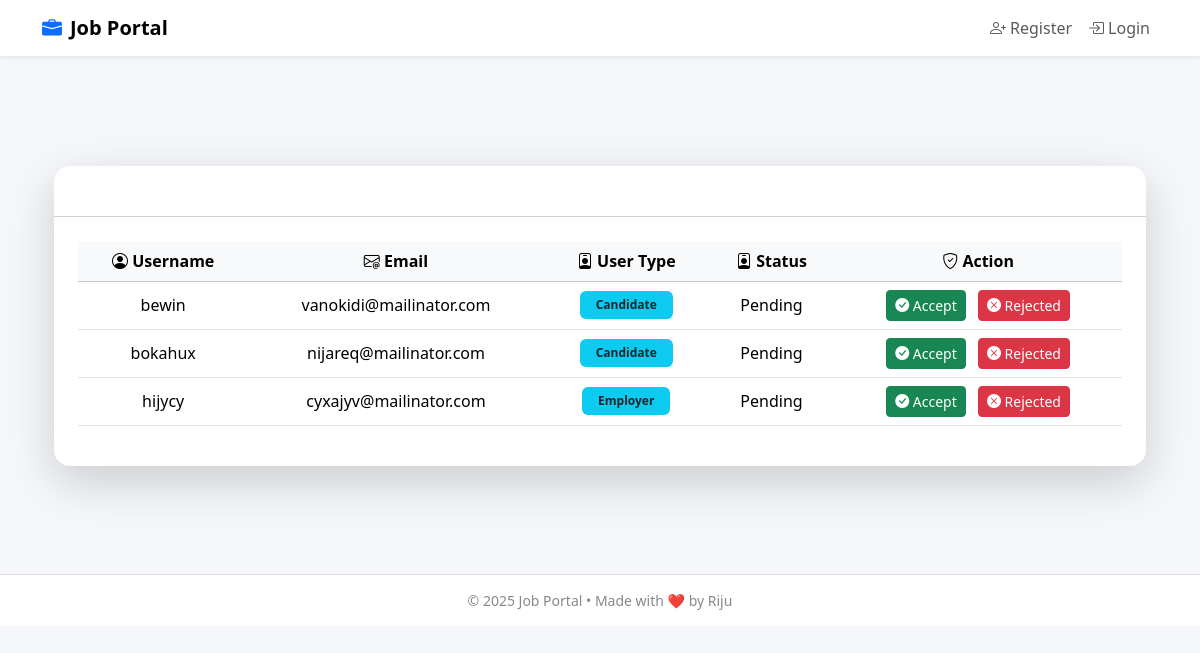
The app's page /pendingList/, older data.
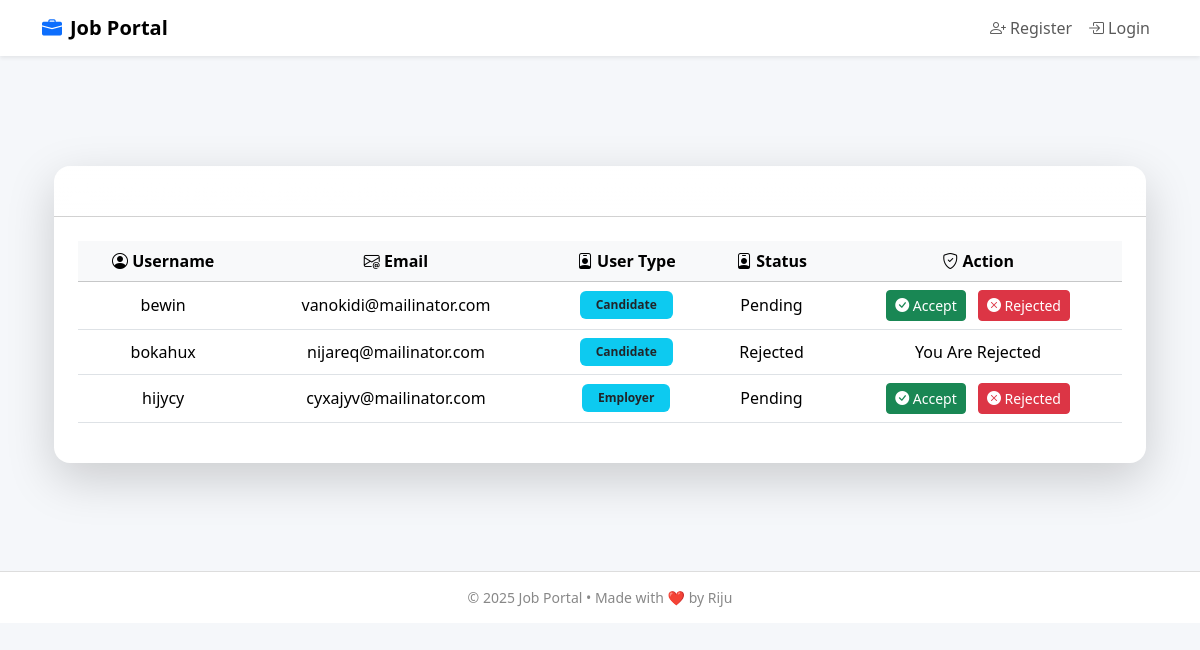
The same page, newer data.
### users_auth_app/models.py (models this page shows, shortened)
class PendingAccountModel(models.Model):
    username = models.CharField(max_length=100, null=True)
    email = models.EmailField(null=True)
    phone = models.CharField(max_length=15, null=True)
    user_types = models.CharField(choices=[
        ('Employer', 'Employer'),
        ('Candidate', 'Candidate'),
    ], max_length=10, null=True)
    pending_status = models.CharField(choices=[
        ('Pending', 'Pending'),
        ('Accept', 'Accept'),
        ('Rejected', 'Rejected'),
    ], max_length=10, null=True)

### users_auth_app/views.py (the view)
# urls.py: path('pendingList/',pendingList, name='pendingList'),
def pendingList(request):
    pendingUser = PendingAccountModel.objects.all()
    return render(request, 'pendingList.html',{'pendingUser':pendingUser})

### users_auth_app/templates/pendingList.html (shortened to what this page needs)
{% extends 'master/master.html' %}
{% block body %}
<div class="container mt-5">
  <div class="card shadow-lg border-0 rounded-4">
    <div class="card-header bg-gradient text-white fw-semibold rounded-top-4" style="background: linear-gradient(135deg, #667eea, #764ba2);">
      <h3 class="mb-0">
        <i class="bi bi-person-lines-fill me-2"></i>
      </h3>
    </div>
    <div class="card-body p-4">
      {% if pendingUser %}
      <div class="table-responsive">
        <table class="table table-hover align-middle text-center">
          <thead class="table-light">
            <tr>
              <th><i class="bi bi-person-circle"></i> Username</th>
              <th><i class="bi bi-envelope-at"></i> Email</th>
              <th><i class="bi bi-person-badge"></i> User Type</th>
              <th><i class="bi bi-person-badge"></i> Status</th>
              <th><i class="bi bi-shield-check"></i> Action</th>
            </tr>
          </thead>
          <tbody>
            {% for pending in pendingUser %}
            <tr class="align-middle">
              <td class="fw-medium">{{ pending.username }}</td>
              <td>{{ pending.email }}</td>
              <td>
                <span class="badge bg-info text-dark px-3 py-2">{{ pending.user_types }}</span>
              </td>
              <td>{{ pending.pending_status }}</td>
              <td>
                  {% if pending.pending_status == 'Rejected' %}
                   You Are Rejected
                   {% else %}
                   <a href="{% url 'approveUser' pending.id %}" class="btn btn-success btn-sm me-2">
                      <i class="bi bi-check-circle-fill"></i> Accept
                  </a>
                  <a href="{% url 'rejectUser' pending.id %}" class="btn btn-danger btn-sm">
                      <i class="bi bi-x-circle-fill"></i> Rejected
                  </a>
                  {% endif %}
              </td>
            </tr>
            {% endfor %}
          </tbody>
        </table>
      </div>
      {% else %}
      <div class="alert alert-info text-center mt-4">
        <i class="bi bi-info-circle"></i> No pending accounts to display.
      </div>
      {% endif %}
    </div>
  </div>
</div>
{% endblock %}

Row changes from the older to the newer data that the page shows:
changed PendingAccountModel "bokahux": pending_status "Pending" → "Rejected"; pending_status "Accept Rejected" → "You Are Rejected"
